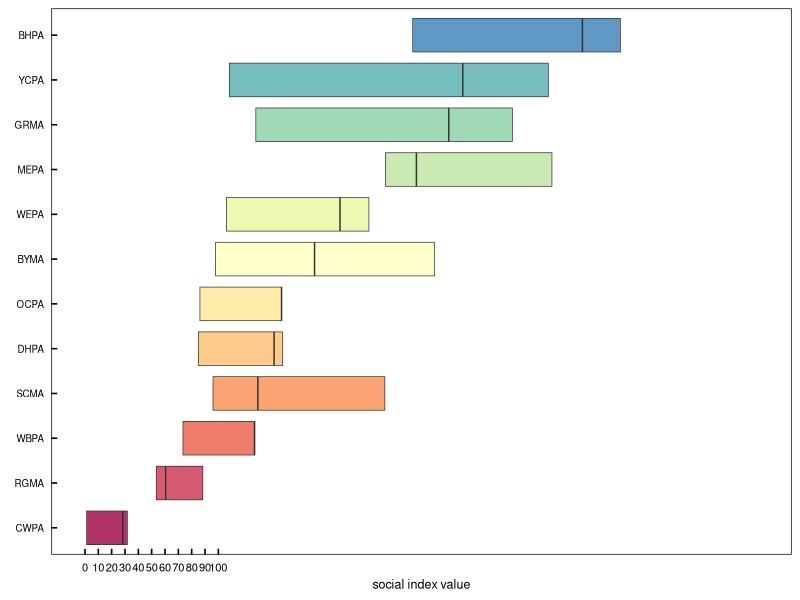
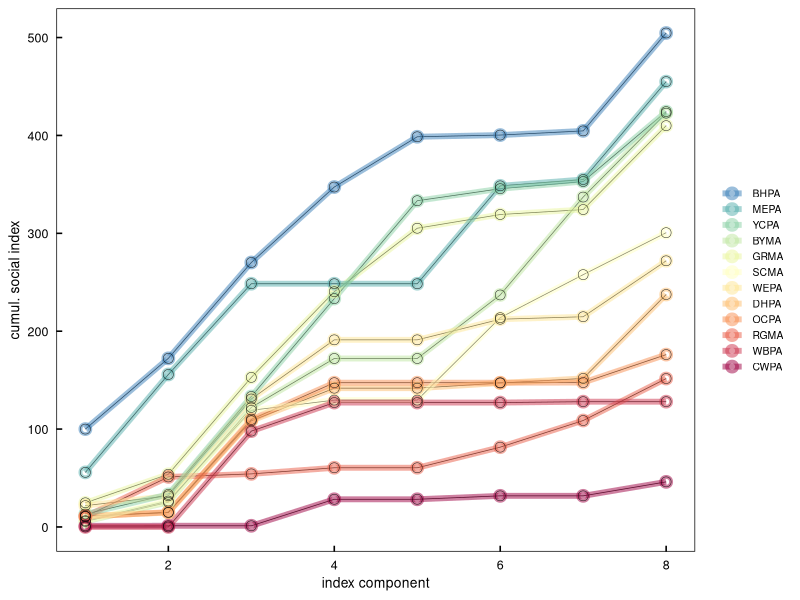
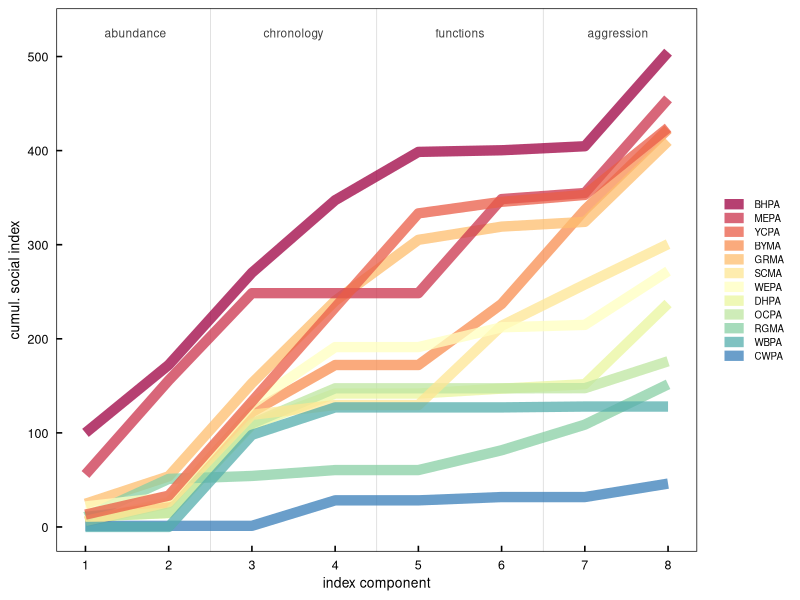

Reproduce these figures in R, in order.
#### this script is compiling data for the sociality index 
#### then some basic dataviz


library(ggplot2)      # plotting and viz
library(plyr)         # legacy df manipulation
library(dplyr)        # variable grouping and manipulation
library(reshape)      # legacy df manipulation
library(data.table)   # legacy functions on df 
library(tidyverse)
library(tidyr)        # gathering and spreading
library(zoo)          # roll mean
library(ggthemes)     # helpful ggplot themes
library(forcats)
library(scales)
library(RColorBrewer) # pretty colors
library(ggridges)
library(colorspace)
library(patchwork)
library(lubridate)    # formatting times dates


# my custom ggplot theme
themeKV <- theme_few()+
  theme(strip.background = element_blank(),
        axis.line = element_blank(),
        axis.text.x = element_text(colour = "black", margin = margin(0.2, unit = "cm")),
        axis.text.y = element_text(colour = "black", margin = margin(c(1, 0.2), unit = "cm")),
        axis.ticks.x = element_line(colour = "black"), axis.ticks.y = element_line(colour = "black"),
        axis.ticks.length=unit(-0.15, "cm"),element_line(colour = "black", linewidth=.25),
        panel.border = element_rect(colour = "black", fill=NA, linewidth=.5),
        legend.title=element_blank(),
        strip.text=element_text(hjust=0))


#### read in beak and wing morph data
#setwd("/Users/kylevanhoutan/colpa_flock/")
# df <- read.csv('data/sociality.csv')
df <- read.csv('data/sociality2.csv')
sociality <- df %>% gather(key="OBSERV", value="ESTIMATE", 2:9) 
sociality$OBSERV <- str_replace(sociality$OBSERV,"X", "")  # remove Xs that were added
sociality$OBSERV <- as.numeric(sociality$OBSERV)  # convert to numeric

# make 13 color Brewer palette
getPalette = colorRampPalette(brewer.pal(11, "Spectral")) # interpolate colors to fit the 13 parrot species
Spectral13 <- getPalette(13) 

# now make box plot, sorting largest to smallest by species
ggplot(sociality, aes(fill=fct_reorder(SPECIES,ESTIMATE, .fun=median), x=ESTIMATE,
                      y=fct_reorder(SPECIES,ESTIMATE, .fun=median, .desc=FALSE))) +
  themeKV + theme(axis.text.y = element_text(size = 7), axis.text.x = element_text(size = 8),
                  axis.title.x = element_text(size = 9),axis.title.y = element_text(size = 0),
                  legend.position = "none") + 
  geom_boxplot(outlier.shape = NA, coef = 0, # remove outliers and whiskers
               lwd=0.25, alpha = 0.8) +
  scale_fill_manual(values = Spectral13) + # bring in manual palette
  xlab("social index value") +
  scale_x_continuous(breaks = seq(0, 100, by = 10))


ggplot(sociality, aes(x=OBSERV, y=ESTIMATE, group = SPECIES)) +
  themeKV + theme(axis.text.x = element_text(size = 9),
                              axis.title.x = element_text(size = 10),
                              axis.text.y = element_text(size = 9),
                              axis.title.y = element_text(size = 10),
                              legend.key.height = unit(0.4, 'cm'), # shrink the native height of legend
                              legend.text = element_text(size=7.5)) + # reduce font size on legend
  geom_line(linewidth = 0.25, alpha = 0.9) + 
  geom_line(aes(color=fct_reorder(SPECIES,ESTIMATE, .fun=max)),linewidth = 2, alpha = 0.5) + 
  geom_point(shape = 21, size = 2, stroke = 2, alpha = 0.5,
             aes(color=fct_reorder(SPECIES,ESTIMATE, .fun=max)))+
  geom_point(shape = 21, size = 3.2, stroke = 0.25, alpha = 0.9)+
  scale_color_manual(values = Spectral13) + # bring in manual palette
  ylab("cumul. social index") +
  xlab("index component") +
  guides(color = guide_legend(reverse=TRUE, # reverse legend sort order to match data sort
                              override.aes = list(size=2))) # reduce point size in legend

vlines <- c(2.5, 4.5, 6.5) # define breaks between groups of sociality index factors

ggplot(sociality, aes(x=OBSERV, y=ESTIMATE, group = SPECIES, color=fct_reorder(SPECIES,-ESTIMATE, .fun=min))) +
  themeKV + theme(axis.text.x = element_text(size = 9),
                  axis.title.x = element_text(size = 10),
                  axis.text.y = element_text(size = 9),
                  axis.title.y = element_text(size = 10),
                  legend.key.height = unit(0.35, 'cm'), # shrink the native height of legend
                  legend.text = element_text(size=7)) + # reduce font size on legend
  #geom_point(shape = 21, size = 2.5, stroke = 1.2,
   #          aes(color=fct_reorder(SPECIES,ESTIMATE, .fun=max, alpha=0.9), ))+
  geom_vline(xintercept = vlines, alpha = 0.2, size = 0.2, color = "#000000") +
  geom_line(aes(color=fct_reorder(SPECIES,-ESTIMATE, .fun=min)),linewidth = 3.5, alpha = 0.75) + 
  # geom_point(shape = 21, size = 3.2, stroke = 0.25, alpha = 0.9)+
  scale_color_manual(values = Spectral13) + # bring in manual palette
  scale_x_continuous(breaks = seq(1, 8, by = 1), limits = c(1,8)) + # tighten up white space
  ylab("cumul. social index") +
  xlab("index component") +
  annotate("text", x = 1.6, y = 525, label = "abundance", alpha = 0.75, size = 3)+
  annotate("text", x = 3.5, y = 525, label = "chronology", alpha = 0.75, size = 3)+
  annotate("text", x = 5.5, y = 525, label = "functions", alpha = 0.75, size = 3)+
  annotate("text", x = 7.4, y = 525, label = "aggression", alpha = 0.75, size = 3)
#  guides(color = guide_legend(reverse=TRUE,)) # reverse legend sort order to match data sort
#                              override.aes = list(size=2))) # reduce point size in legend

# must post-process in Ai with effect/stylize/drop shadow and object/path/outline stroke
